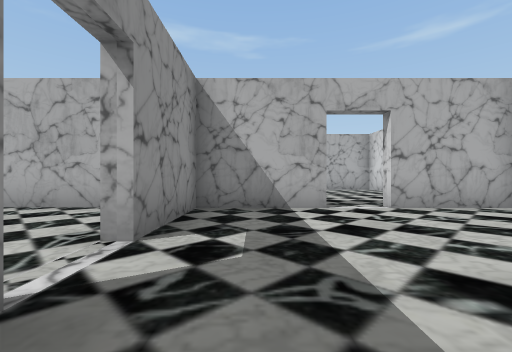
[1] (above)

20 first-person views from a walk through a scene from a Unity 3-D project. The camera is 1.2 m above the floor, looks level and sees 90° across. The floor is counted in squares, 2 m on a side. Each view is taken from the middle of a square. On the plan, view 1 faces up. The plan holds only what a view shows up to about 9 squares ahead; the rest is blank. The place goes on beyond the plan. The player character is not drawn. Some surface patterns are stand-ins.

[2]
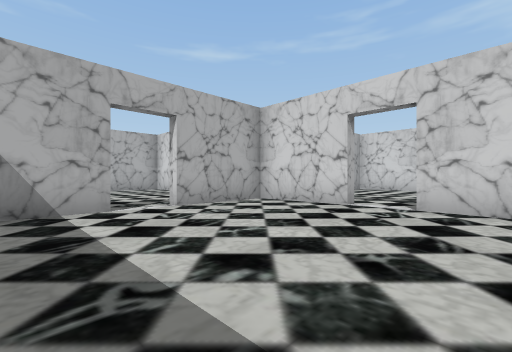

[3]
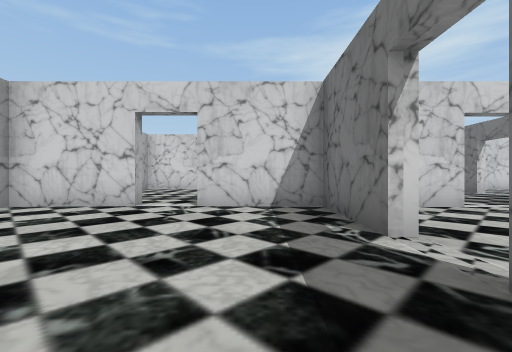

[4]
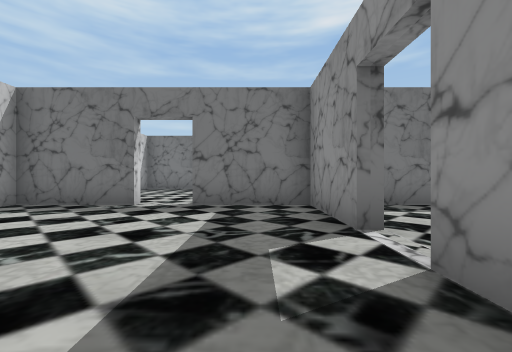

[5]
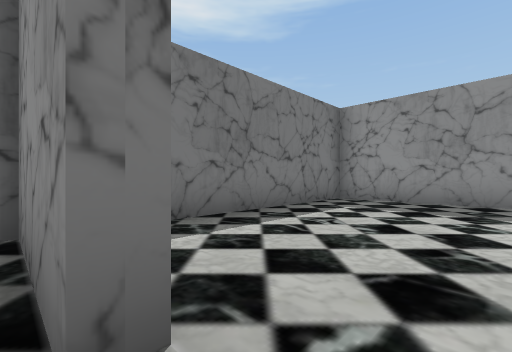

[6]
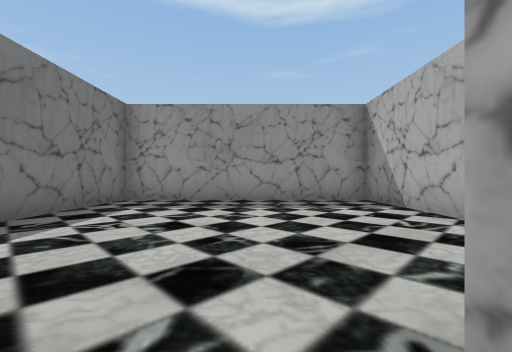

[7]
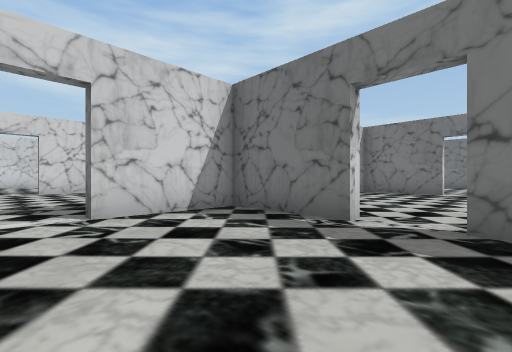

[8]
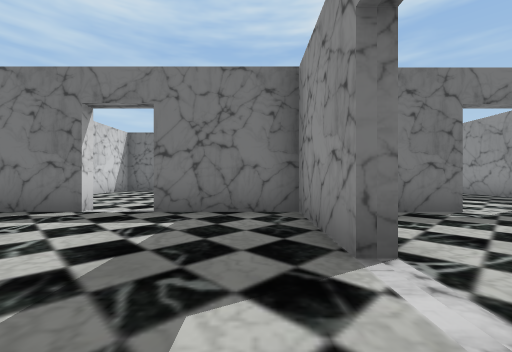

[9]
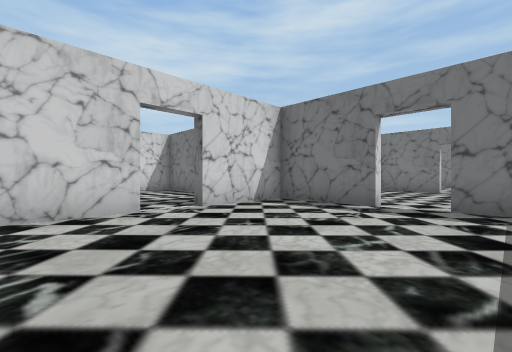

[10]
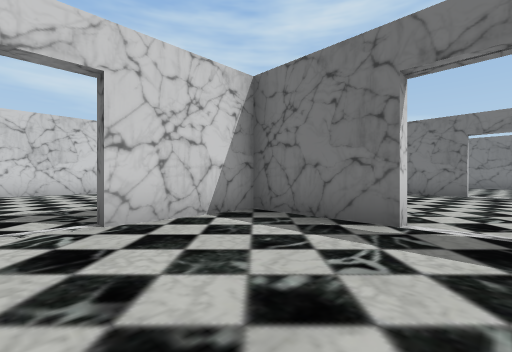

[11]
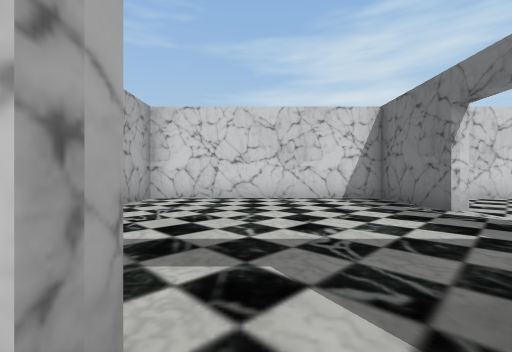

[12]
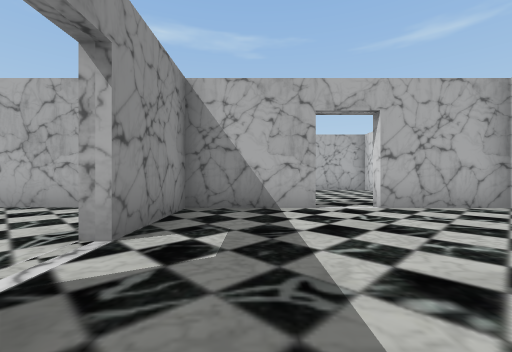

[13]
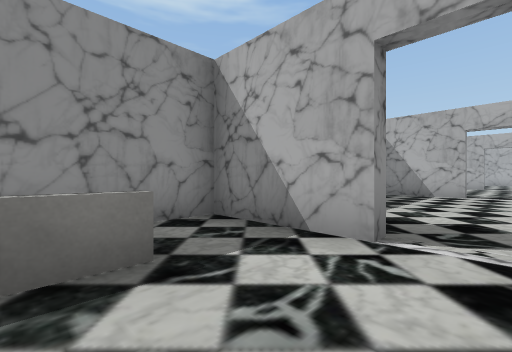

[14]
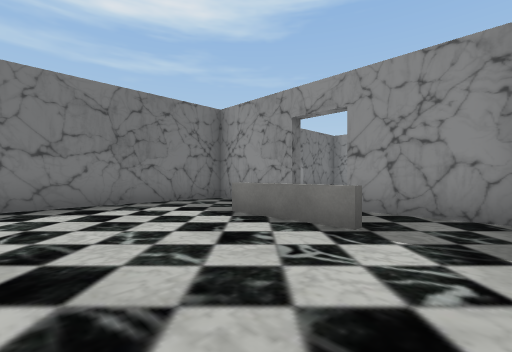

[15]
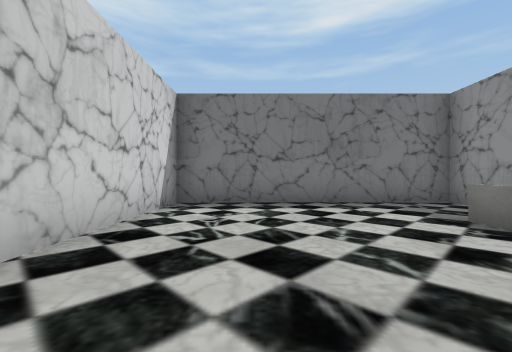

[16]
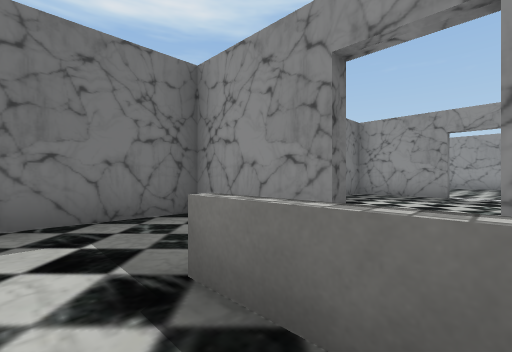

[17]
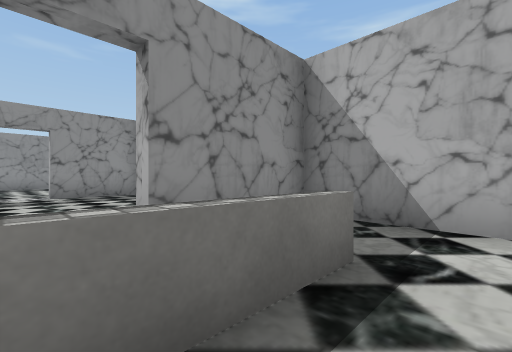

[18]
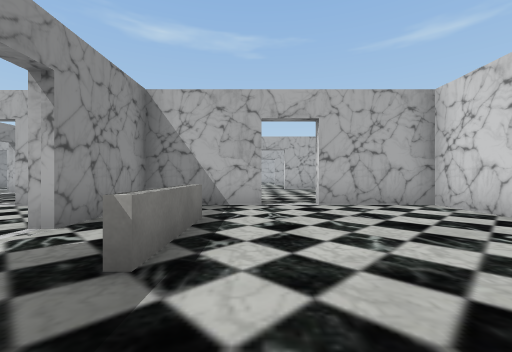

[19]
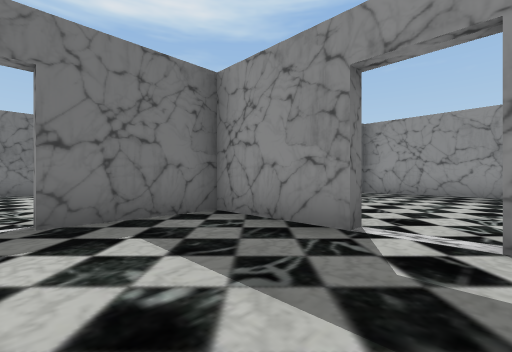

[20]
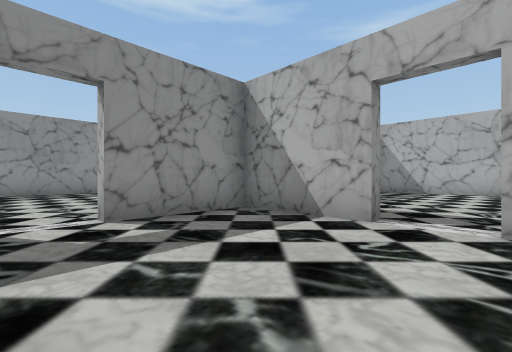

### Floor plan
Points are (right, up) in squares from view 1. A wall is a line through its corners. A room is listed if a view was taken in it or the views show most of it. See-through windows are left out.
Room 1 (views 1, 2, 3, 4, 5, 6, 7)
walls: (1.4, 4.8) (-1.1, 4.8) (-1.1, 2.4) (-1.5, 2.4); (5, 2.4) (5, 4.8) (2.5, 4.8); (-1.1, 1.2) (-1.1, -1.3) (1.4, -1.3); (2.5, -1.3) (5, -1.3) (5, 1.1)
ways out: opening at (5, 2) to room 2; opening at (-1, 2) to room 6; opening at (2, -1) to room 7; opening at (2, 5)
Room 2 (views 8, 9, 10, 11)
walls: (5.4, 2.4) (5, 2.4); (5, 1.1) (5.3, 1.1) (5.3, -1.3) (7.8, -1.3); (9.8, 4.8) (6, 4.8); (8.9, -1.3) (11.4, -1.3) (11.4, 1.2); (11.7, 2.4) (11.4, 2.4) (11.4, 4)
ways out: opening at (5, 2) to room 1; opening at (12, 2) to room 3; opening at (8, -1) to room 5
Room 3 (view 12)
walls: (14.1, 4.8) (11.7, 4.8) (11.7, 2.4); (15.2, -1.3) (17.8, -1.3) (17.8, 4.8) (15.2, 4.8)
ways out: opening at (12, 2) to room 2; opening at (15, -1) to room 4; opening at (15, 5)
Room 4 (views 13, 14, 15, 16, 17, 18)
walls: (11.7, -5.2) (11.7, -7.7) (17.8, -7.7) (17.8, -1.6) (15.2, -1.6); (14.1, -1.6) (11.7, -1.6) (11.7, -4.1)
low walls: (13.2, -3.1) (13.2, -5.4)
ways out: opening at (15, -1) to room 3; opening at (12, -5) to room 5
Room 5 (views 19, 20)
walls: (8.9, -7.7) (10.5, -7.7); (4.9, -5.3) (5.3, -5.3) (5.3, -7.7) (7.8, -7.7); (7.8, -1.6) (5.3, -1.6) (5.3, -4) (5, -4); (11.4, -6) (11.4, -5.4)
ways out: opening at (8, -1) to room 2; opening at (12, -5) to room 4; opening at (5, -5) to room 7; opening at (8, -8)
Room 6 (no view inside)
walls: (-2.9, 4.8) (-7.5, 4.8) (-7.5, -1.3) (-2.6, -1.3)
ways out: opening at (-1, 2) to room 1
Room 7 (no view inside)
walls: (2.5, -7.7) (4, -7.7); (5, -4) (5, -3.1); (-1.1, -2.5) (-1.1, -7.6)
ways out: opening at (2, -1) to room 1; opening at (5, -5) to room 5; opening at (2, -8)

Where each view was taken, in squares from view 1:
view 1: 0 up, 0 right, facing up
view 2: 0 up, 0 right, facing up-right
view 3: 0 up, 0 right, facing right
view 4: 4 up, 0 right, facing down
view 5: 2 up, 1 left, facing down-left
view 6: 2 up, 1 left, facing left
view 7: 2 up, 1 right, facing down-right
view 8: 3 up, 6 right, facing down
view 9: 4 up, 7 right, facing down-right
view 10: 2 up, 8 right, facing down-right
view 11: 2 up, 11 right, facing right
view 12: 0 up, 13 right, facing up
view 13: 4 down, 15 right, facing up-left
view 14: 2 down, 16 right, facing down-left
view 15: 2 down, 16 right, facing down
view 16: 4 down, 14 right, facing down-left
view 17: 5 down, 14 right, facing up-left
view 18: 7 down, 14 right, facing up
view 19: 4 down, 8 right, facing down-left
view 20: 5 down, 9 right, facing up-left
